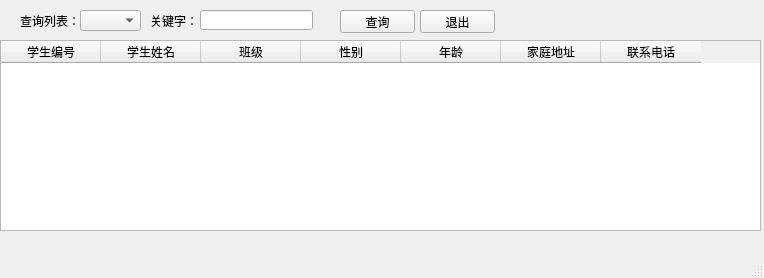
<?xml version="1.0" encoding="UTF-8"?>
<ui version="4.0">
 <class>MainWindow</class>
 <widget class="QMainWindow" name="MainWindow">
  <property name="geometry">
   <rect>
    <x>0</x>
    <y>0</y>
    <width>764</width>
    <height>278</height>
   </rect>
  </property>
  <property name="windowTitle">
   <string>学生信息管理</string>
  </property>
  <property name="windowIcon">
   <iconset>
    <normaloff>../image/favicon.ico</normaloff>../image/favicon.ico</iconset>
  </property>
  <widget class="QWidget" name="centralwidget">
   <widget class="QTableWidget" name="tableWidget">
    <property name="geometry">
     <rect>
      <x>0</x>
      <y>40</y>
      <width>761</width>
      <height>191</height>
     </rect>
    </property>
    <column>
     <property name="text">
      <string>学生编号</string>
     </property>
    </column>
    <column>
     <property name="text">
      <string>学生姓名</string>
     </property>
    </column>
    <column>
     <property name="text">
      <string>班级</string>
     </property>
    </column>
    <column>
     <property name="text">
      <string>性别</string>
     </property>
    </column>
    <column>
     <property name="text">
      <string>年龄</string>
     </property>
    </column>
    <column>
     <property name="text">
      <string>家庭地址</string>
     </property>
    </column>
    <column>
     <property name="text">
      <string>联系电话</string>
     </property>
    </column>
   </widget>
   <widget class="QLabel" name="label">
    <property name="geometry">
     <rect>
      <x>20</x>
      <y>10</y>
      <width>61</width>
      <height>21</height>
     </rect>
    </property>
    <property name="text">
     <string>查询列表：</string>
    </property>
   </widget>
   <widget class="QComboBox" name="comboBox">
    <property name="geometry">
     <rect>
      <x>80</x>
      <y>10</y>
      <width>61</width>
      <height>21</height>
     </rect>
    </property>
   </widget>
   <widget class="QLabel" name="label_2">
    <property name="geometry">
     <rect>
      <x>150</x>
      <y>10</y>
      <width>61</width>
      <height>21</height>
     </rect>
    </property>
    <property name="text">
     <string>关键字：</string>
    </property>
   </widget>
   <widget class="QPushButton" name="pushButton_3">
    <property name="geometry">
     <rect>
      <x>340</x>
      <y>10</y>
      <width>75</width>
      <height>23</height>
     </rect>
    </property>
    <property name="text">
     <string>查询</string>
    </property>
   </widget>
   <widget class="QPushButton" name="pushButton_4">
    <property name="geometry">
     <rect>
      <x>420</x>
      <y>10</y>
      <width>75</width>
      <height>23</height>
     </rect>
    </property>
    <property name="text">
     <string>退出</string>
    </property>
   </widget>
   <widget class="QLineEdit" name="lineEdit_6">
    <property name="geometry">
     <rect>
      <x>200</x>
      <y>10</y>
      <width>113</width>
      <height>20</height>
     </rect>
    </property>
   </widget>
  </widget>
  <widget class="QMenuBar" name="menubar">
   <property name="geometry">
    <rect>
     <x>0</x>
     <y>0</y>
     <width>764</width>
     <height>23</height>
    </rect>
   </property>
  </widget>
  <widget class="QStatusBar" name="statusbar"/>
 </widget>
 <resources/>
 <connections/>
</ui>
